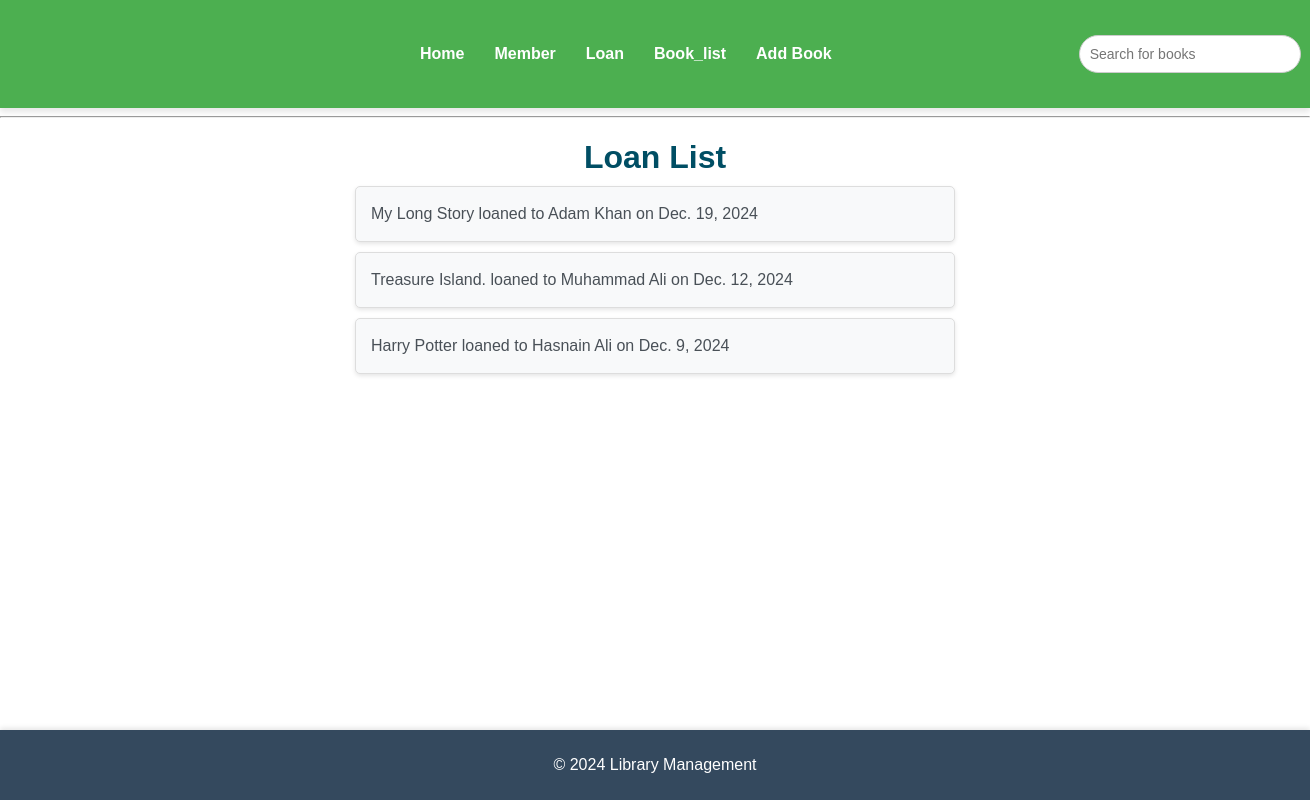
Page /Loan/ on the committed database.
### home/models.py (models this page shows, shortened)
class Loan(models.Model):
    book=models.ForeignKey('Book',on_delete=models.CASCADE)
    member=models.ForeignKey('Member',on_delete=models.CASCADE)
    loan_date=models.DateField()
    return_date = models.DateField(null=True, blank=True)

class Book(models.Model):
    title=models.CharField(max_length=50)
    author=models.CharField(max_length=50)
    isbn=models.CharField(max_length=100)
    publish_date=models.DateField(auto_now_add=True)
    available_copies=models.IntegerField()

class Member(models.Model):
    name=models.CharField(max_length=50)
    email=models.EmailField()
    phone=models.CharField(max_length=100)
    join_date=models.DateField(auto_now_add=True)

### home/views.py (the view)
# urls.py: path('Loan/',views.loan_list),
def loan_list(request):
    loans=Loan.objects.all()
    return render(request,'home/loan_list.html',{'loans':loans})

### home/templates/home/loan_list.html
{% extends "base.html" %}
{% load static %}
{% block extra_css %}
<link rel="stylesheet" type="text/css" href="{% static 'home/loan_list.css' %}">
{% endblock %}
{% block content %}
<h1>Loan List</h1>
<ul>
  {% for loan in loans %}
    <li>{{ loan.book.title }} loaned to {{ loan.member.name }} on {{ loan.loan_date }}</li>
  {% endfor %}
</ul>
{% endblock %}

### static/base.css (style rules this page uses)
body { font-family: 'Arial', sans-serif; background-color: #ffffff; color:#34495e; margin: 0; padding: 0; }
h1 { font-size: 32px; color: #2c3e50; margin-bottom: 20px; }

### home/static/home/loan_list.css (style rules this page uses)
h1 { color:#004e64; text-align: center; margin-bottom: 10px; }
ul { list-style-type: none; padding: 0; margin: 0 auto; max-width: 600px; font-family: Arial, sans-serif; }
li { background-color: #f8f9fa; margin: 10px 0; padding: 15px; border-radius: 5px; border: 1px solid #ddd; box-shadow: 0 2px 4px rgba(0, 0, 0, 0.1); font-size: 16px; color: #495057; line-height: 1.5; }

### rows in the picture
Loan: book "My Long Story", member.name "Adam Khan", loan_date "Dec. 19, 2024"
Loan: book "Treasure Island.", member.name "Muhammad Ali", loan_date "Dec. 12, 2024"
Loan: book "Harry Potter", member.name "Hasnain Ali", loan_date "Dec. 9, 2024"
